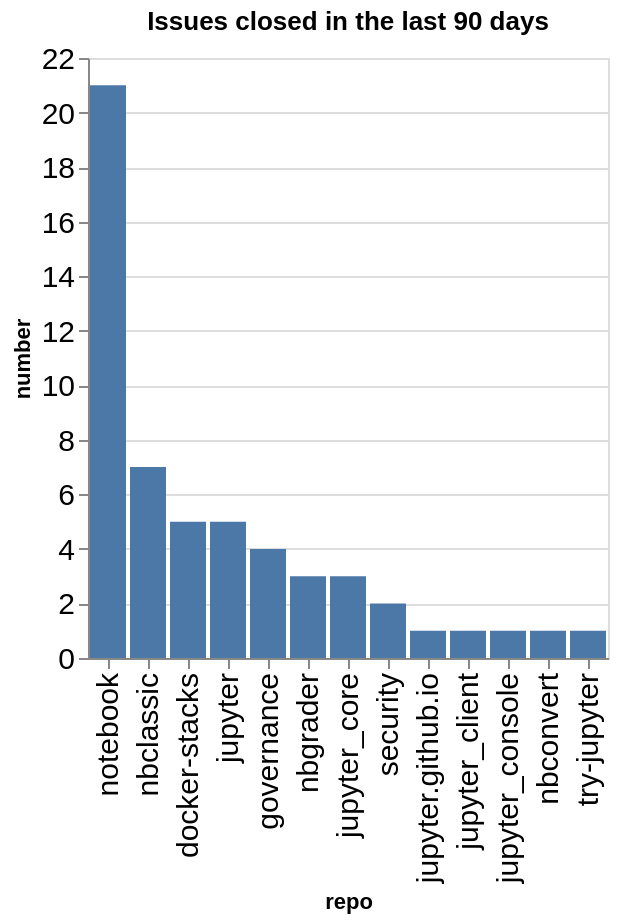

Source (notebook cell):
### Code cell
closed_counts = closed.groupby(['org', 'repo']).count()['number'].reset_index()
closed_counts['org/repo'] = closed_counts.apply(lambda a: a['org'] + '/' + a['repo'], axis=1)
sorted_vals = closed_counts.sort_values(['number'], ascending=False)['repo'].values
alt.Chart(data=closed_counts, title=f"Issues closed in the last {n_days} days").mark_bar().encode(
    x=alt.X('repo', sort=alt.Sort(sorted_vals.tolist())),
    y='number',
)

### Figure 1 — Vega-Lite specification as saved in the notebook (floating-point values rounded to 4 significant figures)
{"config": {"axisLeft": {"labelFontSize": 15}, "axisBottom": {"labelFontSize": 15}}, "data": {"name": "data-1b763ab26e67cc35cbbdc0a1c65fc7f4"}, "mark": {"type": "bar"}, "encoding": {"x": {"field": "repo", "sort": ["notebook", "nbclassic", "docker-stacks", "jupyter", "governance", "nbgrader", "jupyter_core", "security", "jupyter.github.io", "jupyter_client", "jupyter_console", "nbconvert", "try-jupyter"], "type": "nominal"}, "y": {"field": "number", "type": "quantitative"}}, "title": "Issues closed in the last 90 days", "$schema": "https://vega.github.io/schema/vega-lite/v5.20.1.json", "datasets": {"data-1b763ab26e67cc35cbbdc0a1c65fc7f4": [{"org": "jupyter", "repo": "docker-stacks", "number": 5, "org/repo": "jupyter/docker-stacks"}, {"org": "jupyter", "repo": "governance", "number": 4, "org/repo": "jupyter/governance"}, {"org": "jupyter", "repo": "jupyter", "number": 5, "org/repo": "jupyter/jupyter"}, {"org": "jupyter", "repo": "jupyter.github.io", "number": 1, "org/repo": "jupyter/jupyter.github.io"}, {"org": "jupyter", "repo": "jupyter_client", "number": 1, "org/repo": "jupyter/jupyter_client"}, {"org": "jupyter", "repo": "jupyter_console", "number": 1, "org/repo": "jupyter/jupyter_console"}, {"org": "jupyter", "repo": "jupyter_core", "number": 3, "org/repo": "jupyter/jupyter_core"}, {"org": "jupyter", "repo": "nbclassic", "number": 7, "org/repo": "jupyter/nbclassic"}, {"org": "jupyter", "repo": "nbconvert", "number": 1, "org/repo": "jupyter/nbconvert"}, {"org": "jupyter", "repo": "nbgrader", "number": 3, "org/repo": "jupyter/nbgrader"}, {"org": "jupyter", "repo": "notebook", "number": 21, "org/repo": "jupyter/notebook"}, {"org": "jupyter", "repo": "security", "number": 2, "org/repo": "jupyter/security"}, {"org": "jupyter", "repo": "try-jupyter", "number": 1, "org/repo": "jupyter/try-jupyter"}]}}
